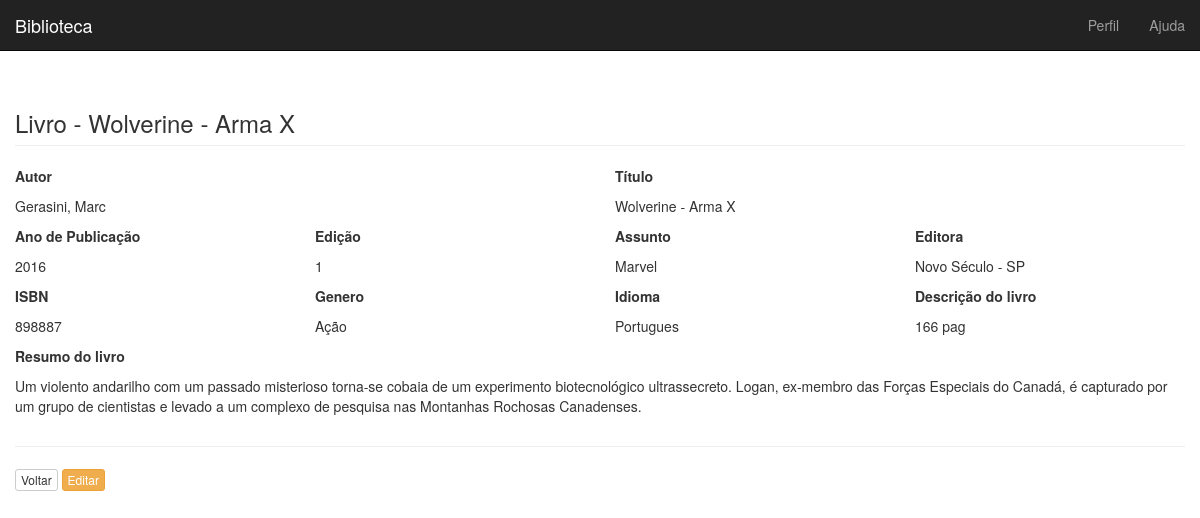
The app's page /visualizar.php?id=20 with its own data.
### tables this page shows
CREATE TABLE IF NOT EXISTS `biblioteca` (
`id` int(11) NOT NULL,
  `autor` varchar(50) NOT NULL,
  `titulo` varchar(300) NOT NULL,
  `ano` year(4) NOT NULL,
  `editora` varchar(50) NOT NULL,
  `edicao` varchar(10) NOT NULL,
  `assunto` varchar(500) NOT NULL,
  `isbn` int(11) NOT NULL,
  `genero` varchar(50) NOT NULL,
  `idioma` varchar(50) NOT NULL,
  `resumo` text NOT NULL,
  `descricao` varchar(150) NOT NULL
);

### visualizar.php (the view, shortened to what this page needs)
<?php
$id = null;
if (!empty($_GET['id'])) {
    $id = $_REQUEST['id'];
}
if (null == $id) {
    header("Location: index.php");
} else {
    $conectar = Conexao::conectar();
    $conectar->setAttribute(PDO::ATTR_ERRMODE, PDO::ERRMODE_EXCEPTION);
    $sql = "SELECT * FROM biblioteca where id = ?";
    $q = $conectar->prepare($sql);
    $q->execute(array($id));
    $campo = $q->fetch(PDO::FETCH_ASSOC);
}
?>
<!DOCTYPE html>
<html lang="pt-br">
    <head>
        <link href="css/bootstrap.min.css" rel="stylesheet">
        <link href="css/style.css" rel="stylesheet">
    </head>
    <body>
        <nav class="navbar navbar-inverse navbar-fixed-top">
            <div class="container-fluid">
                <div class="navbar-header">
                    <a class="navbar-brand" href="#">Biblioteca</a>
                </div>
                <div id="navbar" class="navbar-collapse collapse">
                    <ul class="nav navbar-nav navbar-right">
                        <li><a href="#">Perfil</a></li>
                        <li><a href="#">Ajuda</a></li>
                    </ul>
                </div>
            </div>
        </nav>
        <div id="main" class="container-fluid">
            <h3 class="page-header">Livro - <?php echo $campo['titulo'] ?></h3>
            <?php echo "<div class='row'>
                <div class='col-md-6'>
                    <p><strong>Autor</strong></p>
                    <p>" . $campo['autor'] . "</p>
                </div>
                <div class='col-md-6'>
                    <p><strong>Título</strong></p>
                    <p>" . $campo['titulo'] . "</p>
                </div>
            </div>
            <div class='row'>
                <div class='col-md-3'>
                    <p><strong>Ano de Publicação</strong></p>
                    <p>" . $campo['ano'] . "</p>
                </div>
                <div class='col-md-3'>
                    <p><strong>Edição</strong></p>
                    <p>" . $campo['edicao'] . "</p>
                </div>
                <div class='col-md-3'>
                    <p><strong>Assunto</strong></p>
                    <p>" . $campo['assunto'] . "</p>
                </div>
                <div class='col-md-3'>
                    <p><strong>Editora</strong></p>
                    <p>" . $campo['editora'] . "</p>
                </div>
            </div>
            <div class='row'>
                <div class='col-md-3'>
                    <p><strong>ISBN</strong></p>
                    <p>" . $campo['isbn'] . "</p>
                </div>
                <div class='col-md-3'>
                    <p><strong>Genero</strong></p>
                    <p>" . $campo['genero'] . "</p>
                </div>
                <div class='col-md-3'>
                    <p><strong>Idioma</strong></p>
                    <p>" . $campo['idioma'] . "</p>
                </div>
                <div class='col-md-3'>
                    <p><strong>Descrição do livro</strong></p>
                    <p>" . $campo['descricao'] . "</p>
                </div>
            </div>
            <div  class='row'>
            <div class='col-md-12'>
                <p><strong>Resumo do livro</strong></p>
                <p>" . $campo['resumo'] . "</p>
            </div>
        </div>" ?>
            <hr />
            <div id="actions" class="row">
                <div class="col-md-12">
                    <?php
                    echo '<a class="btn btn-default btn-xs" href="index.php">Voltar</a>';
                    echo '<a class="btn btn-warning btn-xs" href="atualizar.php?id=' . $campo['id'] . '">Editar</a>';
                    ?>
                </div>
            </div>
    </body>
</html>

### css/style.css (style rules this page uses)
#main { margin-top: 50px; }

### records on screen
biblioteca: titulo "Wolverine - Arma X", autor "Gerasini, Marc", ano "2016", edicao "1", assunto "Marvel", editora "Novo Século - SP", isbn "898887", genero "Ação", idioma "Portugues", descricao "166 pag", resumo "Um violento andarilho com um passado misterioso torna-se cobaia de um experimento biotecnológico ultrassecreto. Logan, ex-membro das Forças Especiais do Canadá, é capturado por um grupo de cientistas e levado a um complexo de pesquisa nas Montanhas Rochosas Canadenses."
